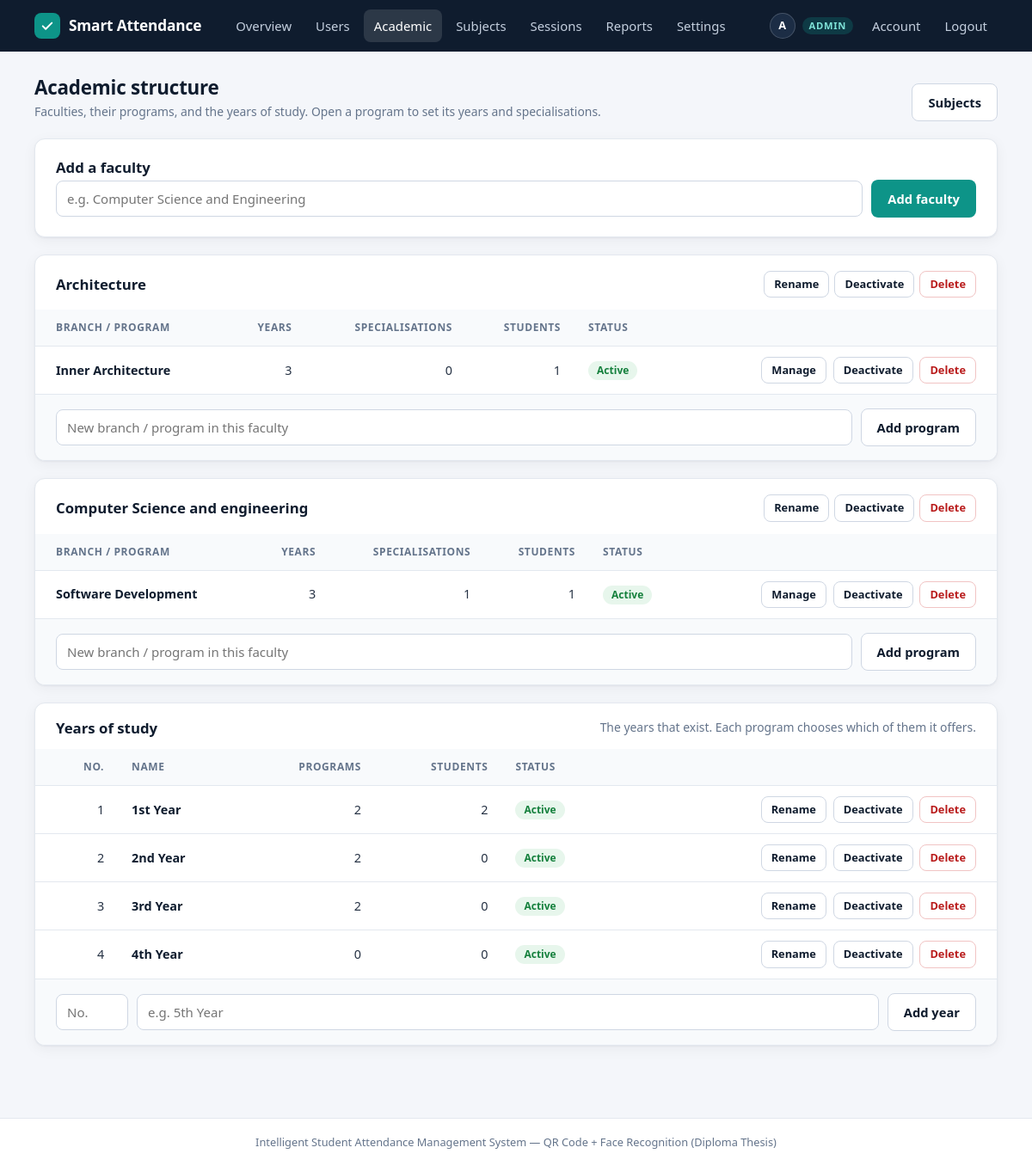
/admin/academic (signed in), run on the app's committed database.
### tables this page shows
CREATE TABLE "users" (
        id            INTEGER PRIMARY KEY AUTOINCREMENT,
        full_name     TEXT NOT NULL,
        email         TEXT NOT NULL UNIQUE,
        password_hash TEXT NOT NULL,
        role          TEXT NOT NULL CHECK(role IN ('admin', 'professor', 'student')),
        student_id    TEXT,                 -- university/matriculation number (students only)
        face_encoding TEXT,                 -- JSON array of 128 floats (students only)
        is_active     INTEGER NOT NULL DEFAULT 1,            -- 0 = account disabled by an admin
        must_change_password INTEGER NOT NULL DEFAULT 0,     -- 1 = temporary password in use
        created_at    TIMESTAMP DEFAULT CURRENT_TIMESTAMP
    , face_photo TEXT, first_name TEXT, last_name TEXT, program_id INTEGER REFERENCES programs (id), study_year_id INTEGER REFERENCES study_years (id), specialisation_id INTEGER REFERENCES specialisations (id));

CREATE TABLE faculties (
        id        INTEGER PRIMARY KEY AUTOINCREMENT,
        name      TEXT NOT NULL UNIQUE,
        is_active INTEGER NOT NULL DEFAULT 1
    );

CREATE TABLE programs (
        id         INTEGER PRIMARY KEY AUTOINCREMENT,
        faculty_id INTEGER NOT NULL REFERENCES faculties (id),
        name       TEXT NOT NULL,
        is_active  INTEGER NOT NULL DEFAULT 1,
        UNIQUE (faculty_id, name)
    );

CREATE TABLE study_years (
        id        INTEGER PRIMARY KEY AUTOINCREMENT,
        number    INTEGER NOT NULL UNIQUE,          -- used for ordering
        name      TEXT NOT NULL,
        is_active INTEGER NOT NULL DEFAULT 1
    );

### academic.py (the view)
@bp.route("/academic")
def structure():
    db = get_db()
    programs = {}
    for p in db.execute(
        """SELECT p.*,
                  (SELECT COUNT(*) FROM users u WHERE u.program_id = p.id) AS students,
                  (SELECT COUNT(*) FROM program_years py WHERE py.program_id = p.id) AS years,
                  (SELECT COUNT(*) FROM specialisations sp WHERE sp.program_id = p.id) AS specialisations
           FROM programs p ORDER BY p.name COLLATE NOCASE"""
    ):
        programs.setdefault(p["faculty_id"], []).append(p)
    faculties = db.execute("SELECT * FROM faculties ORDER BY name COLLATE NOCASE").fetchall()
    years = db.execute(
        """SELECT y.*, (SELECT COUNT(*) FROM program_years py WHERE py.study_year_id = y.id) AS programs,
                  (SELECT COUNT(*) FROM users u WHERE u.study_year_id = y.id) AS students
           FROM study_years y ORDER BY y.number"""
    ).fetchall()
    return render_template("admin_academic.html", faculties=faculties, programs=programs, years=years)

### academic.py (called while the page is built)
@bp.before_request
def admins_only():
    user = g.get("user")
    if user is None:
        flash("Please log in to continue.", "error")
        return redirect(url_for("login"))
    if user["role"] != "admin":
        flash("You do not have permission to view that page.", "error")
        return redirect(url_for("index"))
    return None

### app.py (called while the page is built, shortened)
def csrf_token():
    if "_csrf" not in session:
        session["_csrf"] = secrets.token_hex(16)
    return session["_csrf"]

@app.before_request
def load_user_and_protect():
    g.user = None
    if request.endpoint == "static":
        return None
    user_id = session.get("user_id")
    if user_id is not None:
        g.user = get_db().execute("SELECT * FROM users WHERE id = ?", (user_id,)).fetchone()
        if g.user is None or not g.user["is_active"]:
            session.clear()
            g.user = None
            flash("Your account is no longer available. Please log in again.", "error")
    if g.user and g.user["must_change_password"] and request.endpoint not in ("account", "logout"):
        if request.is_json:
            return jsonify({"success": False, "message": "Please set a new password first."}), 403
        return redirect(url_for("account"))
    return None

@app.context_processor
def inject_globals():
    return {"current_user": g.get("user"), "csrf_token": csrf_token}

### database.py (called while the page is built)
def get_db():
    conn = sqlite3.connect(DB_PATH)
    conn.row_factory = sqlite3.Row
    conn.execute("PRAGMA foreign_keys = ON")
    return conn

def request_db():
    if "db" not in g:
        g.db = get_db()
    return g.db

### templates/admin_academic.html (shortened to what this page needs)
{% extends "base.html" %}
{% import "_macros.html" as ui with context %}
{% block content %}
<div class="page-header">
    <div>
        <h2>Academic structure</h2>
        <p class="hint">Faculties, their programs, and the years of study. Open a program to set its years and specialisations.</p>
    </div>
    <div class="page-actions">
        <a href="{{ url_for('academic.subjects') }}" class="btn btn-secondary">Subjects</a>
    </div>
</div>
<div class="card">
    <h3>Add a faculty</h3>
    <form method="POST" action="{{ url_for('academic.faculty_action') }}" class="inline-form">
        <input type="text" name="name" placeholder="e.g. Computer Science and Engineering" required maxlength="120" aria-label="Faculty name">
        <button type="submit" class="btn btn-primary">Add faculty</button>
    </form>
</div>
{% for f in faculties %}
<div class="card card-flush" id="faculty-{{ f.id }}">
    <div class="card-head">
        <h3>{{ f.name }} {% if not f.is_active %}<span class="badge badge-muted">Inactive</span>{% endif %}</h3>
        <div class="head-actions">
            <form method="POST" action="{{ url_for('academic.faculty_action') }}" data-prompt="New name for this faculty" data-value="{{ f.name }}">
                <button type="submit" class="btn btn-small btn-secondary">Rename</button>
            </form>
            <form method="POST" action="{{ url_for('academic.faculty_action') }}">
                <button type="submit" class="btn btn-small btn-secondary">{{ 'Deactivate' if f.is_active else 'Activate' }}</button>
            </form>
            <form method="POST" action="{{ url_for('academic.faculty_action') }}" data-confirm="Delete the faculty '{{ f.name }}'?">
                <button type="submit" class="btn btn-small btn-danger">Delete</button>
            </form>
        </div>
    </div>
    {% if programs.get(f.id) %}
    <div class="table-wrap">
        <table class="data-table">
            <thead>
                <tr>
                    <th>Branch / program</th>
                    <th class="num">Years</th>
                    <th class="num">Specialisations</th>
                    <th class="num">Students</th>
                    <th>Status</th>
                    <th class="actions"></th>
                </tr>
            </thead>
            <tbody>
                {% for p in programs[f.id] %}
                <tr>
                    <td class="cell-main"><a href="{{ url_for('academic.program', program_id=p.id) }}">{{ p.name }}</a></td>
                    <td class="num">{% if p.years %}{{ p.years }}{% else %}<span class="badge badge-warning">none set</span>{% endif %}</td>
                    <td class="num">{{ p.specialisations }}</td>
                    <td class="num">{{ p.students }}</td>
                    <td>{{ ui.active_badge(p.is_active) }}</td>
                    <td class="actions">
                        <a href="{{ url_for('academic.program', program_id=p.id) }}" class="btn btn-small btn-secondary">Manage</a>
                        <form method="POST" action="{{ url_for('academic.program_action') }}">
                            <button type="submit" class="btn btn-small btn-secondary">{{ 'Deactivate' if p.is_active else 'Activate' }}</button>
                        </form>
                        <form method="POST" action="{{ url_for('academic.program_action') }}" data-confirm="Delete the program '{{ p.name }}'?">
                            <button type="submit" class="btn btn-small btn-danger">Delete</button>
                        </form>
                    </td>
                </tr>
                {% endfor %}
            </tbody>
        </table>
    </div>
    {% else %}
    <p class="empty">This faculty has no programs yet.</p>
    {% endif %}
    <div class="card-foot">
        <form method="POST" action="{{ url_for('academic.program_action') }}" class="inline-form">
            <input type="text" name="name" placeholder="New branch / program in this faculty" required maxlength="120" aria-label="Program name">
            <button type="submit" class="btn btn-secondary">Add program</button>
        </form>
    </div>
</div>
{% else %}
<div class="card"><p class="empty">No faculties yet. Add the first one above.</p></div>
{% endfor %}
<div class="card card-flush" id="years">
    <div class="card-head">
        <h3>Years of study</h3>
        <span class="hint">The years that exist. Each program chooses which of them it offers.</span>
    </div>
    <div class="table-wrap">
        <table class="data-table">
            <thead>
                <tr>
                    <th class="num">No.</th>
                    <th>Name</th>
                    <th class="num">Programs</th>
                    <th class="num">Students</th>
                    <th>Status</th>
                    <th class="actions"></th>
                </tr>
            </thead>
            <tbody>
                {% for y in years %}
                <tr>
                    <td class="num">{{ y.number }}</td>
                    <td class="cell-main">{{ y.name }}</td>
                    <td class="num">{{ y.programs }}</td>
                    <td class="num">{{ y.students }}</td>
                    <td>{{ ui.active_badge(y.is_active) }}</td>
                    <td class="actions">
                        <form method="POST" action="{{ url_for('academic.year_action') }}" data-prompt="New name for this year of study" data-value="{{ y.name }}">
                            <button type="submit" class="btn btn-small btn-secondary">Rename</button>
                        </form>
                        <form method="POST" action="{{ url_for('academic.year_action') }}">
                            <button type="submit" class="btn btn-small btn-secondary">{{ 'Deactivate' if y.is_active else 'Activate' }}</button>
                        </form>
                        <form method="POST" action="{{ url_for('academic.year_action') }}" data-confirm="Delete '{{ y.name }}'?">
                            <button type="submit" class="btn btn-small btn-danger">Delete</button>
                        </form>
                    </td>
                </tr>
                {% else %}
                <tr><td colspan="6" class="empty">No years of study yet.</td></tr>
                {% endfor %}
            </tbody>
        </table>
    </div>
    <div class="card-foot">
        <form method="POST" action="{{ url_for('academic.year_action') }}" class="inline-form">
            <input type="number" name="number" min="1" max="20" placeholder="No." required class="input-narrow" aria-label="Year number">
            <input type="text" name="name" placeholder="e.g. 5th Year" required maxlength="60" aria-label="Year name">
            <button type="submit" class="btn btn-secondary">Add year</button>
        </form>
    </div>
</div>
{% endblock %}

### templates/base.html (shortened to what this page needs)
<!DOCTYPE html>
<html lang="en">
<head>
<link rel="stylesheet" href="{{ url_for('static', filename='css/style.css') }}">
</head>
<body>
{% macro nav_link(endpoint, label, also=()) %}
<a href="{{ url_for(endpoint) }}" {% if request.endpoint == endpoint or request.endpoint in also %}class="active"{% endif %}>{{ label }}</a>
{% endmacro %}
<nav class="navbar">
    <div class="navbar-inner">
        <a href="{{ url_for('index') }}" class="brand">
            <span class="brand-mark">
                <svg viewBox="0 0 24 24" fill="none" stroke="#fff" stroke-width="2.6" stroke-linecap="round" stroke-linejoin="round" aria-hidden="true"><path d="M5 12.5l4.5 4.5L19 7.5"/></svg>
            </span>
            Smart Attendance
        </a>
        <div class="nav-menu" id="nav-menu">
            {% if current_user %}
                {% if current_user.role == 'admin' %}
                    {{ nav_link('admin_dashboard', 'Overview') }}
                    {{ nav_link('admin_users', 'Users', ('admin_user_new', 'admin_user_edit')) }}
                    {{ nav_link('academic.structure', 'Academic', ('academic.program',)) }}
                    {{ nav_link('academic.subjects', 'Subjects', ('academic.subject_new', 'academic.subject_edit')) }}
                    {{ nav_link('admin_sessions', 'Sessions', ('session_qr',)) }}
                    {{ nav_link('reports', 'Reports', ('report_students', 'report_student', 'report_session')) }}
                    {{ nav_link('academic.settings', 'Settings') }}
                {% elif current_user.role == 'professor' %}
                    {{ nav_link('professor_dashboard', 'Dashboard', ('session_qr',)) }}
                    {{ nav_link('professor_subjects', 'My Subjects') }}
                    {{ nav_link('create_session', 'New Session') }}
                    {{ nav_link('reports', 'Reports', ('report_students', 'report_student', 'report_session')) }}
                {% else %}
                    {{ nav_link('student_dashboard', 'Dashboard', ('enroll_face',)) }}
                {% endif %}
                <span class="nav-user">
                    <span class="avatar">{{ current_user.full_name[:1] | upper }}</span>
                    <span class="role-chip">{{ current_user.role }}</span>
                </span>
                {{ nav_link('account', 'Account') }}
                <a href="{{ url_for('logout') }}">Logout</a>
            {% else %}
                <span class="nav-spacer"></span>
                {{ nav_link('login', 'Login') }}
                {{ nav_link('register', 'Register') }}
            {% endif %}
        </div>
    </div>
</nav>
<main class="container {% block container_class %}{% endblock %}">
    {% block content %}{% endblock %}
</main>
<footer class="footer">
    Intelligent Student Attendance Management System &mdash; QR Code + Face Recognition (Diploma Thesis)
</footer>
</body>
</html>

### templates/_macros.html (shortened to what this page needs)
{% macro active_badge(is_active) %}
{% if is_active %}<span class="badge badge-success">Active</span>{% else %}<span class="badge badge-muted">Inactive</span>{% endif %}
{% endmacro %}

### data on the page
users: full_name "A", role "ADMIN"
faculties: name "Architecture", is_active "Deactivate"
programs: name "Inner Architecture", years "3", specialisations "0", students "1", is_active "Deactivate"
faculties: name "Computer Science and engineering", is_active "Deactivate"
programs: name "Software Development", years "3", specialisations "1", students "1", is_active "Deactivate"
study_years: number "1", name "1st Year", programs "2", students "2", is_active "Deactivate"
study_years: number "2", name "2nd Year", programs "2", students "0", is_active "Deactivate"
study_years: number "3", name "3rd Year", programs "2", students "0", is_active "Deactivate"
study_years: number "4", name "4th Year", programs "0", students "0", is_active "Deactivate"

### other printed values
{{ label }} "Overview Users Academic Subjects Sessions Reports Settings Account"
